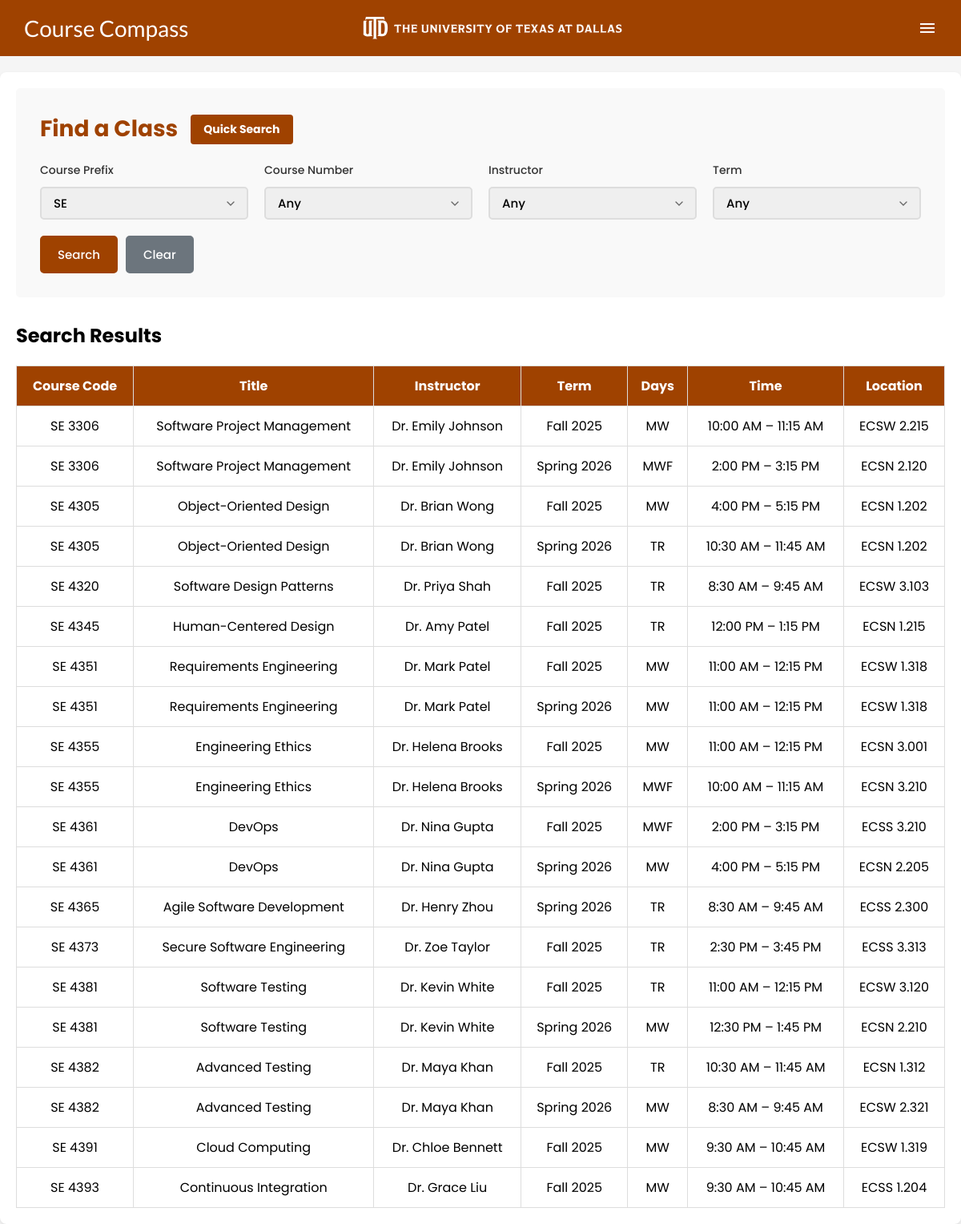
Page /advanced-search.php?course_prefix=SE on the committed database.
### tables this page shows
CREATE TABLE `section` (
  `section_id` int NOT NULL,
  `course_id` int NOT NULL,
  `instructor_id` int NOT NULL,
  `location` varchar(255) DEFAULT 'UTD',
  `capacity` int DEFAULT NULL,
  `term` varchar(255) NOT NULL,
  `start_time` time DEFAULT NULL,
  `end_time` time DEFAULT NULL,
  `days` varchar(10) DEFAULT NULL,
  `start_date` date DEFAULT NULL,
  `end_date` date DEFAULT NULL
);

CREATE TABLE `course` (
  `course_id` int NOT NULL,
  `course_prefix` varchar(10) NOT NULL,
  `course_credits` int NOT NULL,
  `course_subject` varchar(255) NOT NULL,
  `course_number` int NOT NULL,
  `course_title` varchar(255) NOT NULL,
  `course_description` text
);

CREATE TABLE `instructor` (
  `instructor_id` int NOT NULL,
  `instructor_name` varchar(255) NOT NULL,
  `instructor_phone` bigint DEFAULT NULL,
  `instructor_email` varchar(255) DEFAULT NULL,
  `instructor_office` varchar(255) DEFAULT NULL,
  `instructor_dep` varchar(255) DEFAULT NULL
);

### public/advanced-search.php (the view, shortened to what this page needs)
<?php include('db.php'); ?>
<!DOCTYPE html>
<html lang="en">
    <head>
        <link rel="stylesheet" href="assets/css/styles.css">
    </head>
    <body>
    <?php include 'navbar.php'; ?>
        <?php
            $prefixes = $conn->query("SELECT DISTINCT course_prefix FROM course ORDER BY course_prefix")->fetch_all(MYSQLI_ASSOC);
        ?>
        <div class="container">
            <div class="search-section">
                <div class="search-title">
                    <h2>Find a Class</h2>
                    <a href="index.php" class="adv-search-btn">Quick Search</a>
                </div>
                <form method="GET" action="advanced-search.php" id="search-form">
                    <div class="search-grid">
                        <div class="search-field">
                            <label for="course_prefix">Course Prefix</label>
                            <select name="course_prefix" id="course_prefix">
                                <?php foreach ($prefixes as $prefix): ?>
                                    <option value="<?= htmlspecialchars($prefix['course_prefix']) ?>"
                                        <?= ($_GET['course_prefix'] ?? '') === $prefix['course_prefix'] ? 'selected' : '' ?>>
                                        <?= htmlspecialchars($prefix['course_prefix']) ?>
                                    </option>
                                <?php endforeach; ?>
                            </select>
                        </div>
                        <div class="search-field">
                            <label for="course_number">Course Number</label>
                            <select name="course_number" id="course_number">
                                <option value="">Any</option>
                            </select>
                        </div>
                        <div class="search-field">
                            <label for="instructor_name">Instructor</label>
                            <select name="instructor_name" id="instructor_name">
                                <option value="">Any</option>
                            </select>
                        </div>
                        <div class="search-field">
                            <label for="term">Term</label>
                            <select name="term" id="term">
                                <option value="">Any</option>
                            </select>
                        </div>
                    </div>
                    <div class="search-buttons">
                        <button type="submit">Search</button>
                        <button type="button" class="clear-btn" onclick="clearForm()">Clear</button>
                    </div>
                </form>
            </div>
            <?php
            if ($_GET) {
                echo '<h2>Search Results</h2>';
                $where = [];
                $params = [];
                $types = '';
                if (!empty($_GET['course_prefix'])) {
                    $where[] = 'c.course_prefix = ?';
                    $params[] = $_GET['course_prefix'];
                    $types .= 's';
                }
                $sql = "SELECT DISTINCT
                        s.section_id,
                        c.course_prefix,
                        c.course_number,
                        CONCAT(c.course_prefix, ' ', c.course_number) AS course_code,
                        c.course_title,
                        i.instructor_name,
                        s.term,
                        s.days,
                        s.start_time,
                        s.end_time,
                        s.location
                    FROM section s
                    LEFT JOIN course c ON s.course_id = c.course_id
                    LEFT JOIN instructor i ON s.instructor_id = i.instructor_id";
                if ($where) {
                    $sql .= ' WHERE ' . implode(' AND ', $where);
                }
                $sql .= ' ORDER BY c.course_prefix, c.course_number, s.term, s.start_time';
                $stmt = $conn->prepare($sql);
                if ($stmt) {
                    if (!empty($params)) {
                        $stmt->bind_param($types, ...$params);
                    }
                    $stmt->execute();
                    $result = $stmt->get_result();
                    if ($result->num_rows > 0) {
                        echo '<table>';
                        echo '<thead>';
                        echo '<tr>';
                        echo '<th>Course Code</th>';
                        echo '<th>Title</th>';
                        echo '<th>Instructor</th>';
                        echo '<th>Term</th>';
                        echo '<th>Days</th>';
                        echo '<th>Time</th>';
                        echo '<th>Location</th>';
                        echo '</tr>';
                        echo '</thead>';
                        echo '<tbody>';
                        while ($row = $result->fetch_assoc()) {
                            $start = date("g:i A", strtotime($row["start_time"]));
                            $end = date("g:i A", strtotime($row["end_time"]));
                            $time = "$start – $end";
                            $courseId = htmlspecialchars($row['section_id']);
                            echo "<tr class='clickable-row' data-course-id='$courseId' onclick='toggleCourseDetails($courseId)'>";
                            echo '<td>' . htmlspecialchars($row['course_code']) . '</td>';
                            echo '<td>' . htmlspecialchars($row['course_title']) . '</td>';
                            echo '<td>' . htmlspecialchars($row['instructor_name'] ?? 'TBD') . '</td>';
                            echo '<td>' . htmlspecialchars($row['term'] ?? 'TBD') . '</td>';
                            echo '<td>' . htmlspecialchars($row['days'] ?? '-') . '</td>';
                            echo '<td>' . $time . '</td>';
                            echo '<td>' . htmlspecialchars($row['location']) . '</td>';
                            echo '</tr>';
                        }
                        echo '</tbody>';
                        echo '</table>';
                    } else {
                        echo '<div class="no-results">No courses found matching your search criteria.</div>';
                    }
                } else {
                    echo '<div class="no-results"> Error preparing search query: ' . htmlspecialchars($conn->error) . '</div>';
                }
            }
            ?>
        </div>
    </body>
</html>

### public/assets/css/styles.css (style rules this page uses)
:root { --primary-color: #9F4200; --primary-hover: #753100; }
* { margin: 0; padding: 0; box-sizing: border-box; }
body { font-family: 'Poppins', sans-serif; background-color: #f5f5f5; overflow-x: hidden; }
html { scrollbar-width: none; }
.container { max-width: 1200px; margin: 0 auto; background-color: white; padding: 20px; border-radius: 8px; box-shadow: 0 2px 4px rgba(0, 0, 0, 0.1); }
.search-section { background-color: #f9f9f9; padding: 30px; border-radius: 5px; margin-bottom: 30px; }
.search-title { display: flex; align-items: center; gap: 16px; margin-bottom: 20px; }
.search-title h2 { color: var(--primary-color); font-size: 28px; font-weight: 700; margin: 0; }
.adv-search-btn { background-color: var(--primary-color); color: white; text-decoration: none; padding: 8px 16px; font-size: 14px; border-radius: 4px; font-weight: bold; transition: background-color 0.2s; }
.search-grid { display: grid; grid-template-columns: repeat(4, 1fr); gap: 20px; margin-bottom: 20px; }
.search-field { display: flex; flex-direction: column; gap: 5px; }
.search-field label { font-weight: 500; font-size: 14px; color: #333; margin-bottom: 5px; min-width: auto; }
.search-buttons { display: flex; gap: 10px; justify-content: flex-start; }
label { font-weight: bold; min-width: 120px; }
input, textarea, select { font-family: 'Poppins', sans-serif; outline: none; padding: 10px 15px; border: 2px solid #ddd; border-radius: 5px; font-size: 15px; font-weight: 500; transition: border-color 0.3s; }
select { padding: 10px 35px 10px 15px; appearance: none; -webkit-appearance: none; -moz-appearance: none; background-repeat: no-repeat; background-position: right 12px center; background-size: 16px; }
button { background-color: var(--primary-color); color: white; padding: 10px 20px; border: 2px solid var(--primary-color); border-radius: 5px; cursor: pointer; font-size: 15px; font-weight: 500; font-family: 'Poppins', sans-serif; transition: all 0.3s; }
.clear-btn { background-color: #6c757d; border-color: #6c757d; }
table { width: 100%; border-collapse: collapse; margin-top: 20px; }
th, td { border: 1px solid #ddd; padding: 12px; text-align: center; }
th { background-color: var(--primary-color); color: white; font-weight: bold; }
.clickable-row { cursor: pointer; transition: background-color 0.2s ease; }

### rows in the picture
section: course_code "SE 3306", course.course_title "Software Project Management", instructor.instructor_name "Dr. Emily Johnson", term "Fall 2025", days "MW", time "10:00 AM – 11:15 AM", location "ECSW 2.215"
section: course_code "SE 3306", course.course_title "Software Project Management", instructor.instructor_name "Dr. Emily Johnson", term "Spring 2026", days "MWF", time "2:00 PM – 3:15 PM", location "ECSN 2.120"
section: course_code "SE 4305", course.course_title "Object-Oriented Design", instructor.instructor_name "Dr. Brian Wong", term "Fall 2025", days "MW", time "4:00 PM – 5:15 PM", location "ECSN 1.202"
section: course_code "SE 4305", course.course_title "Object-Oriented Design", instructor.instructor_name "Dr. Brian Wong", term "Spring 2026", days "TR", time "10:30 AM – 11:45 AM", location "ECSN 1.202"
section: course_code "SE 4320", course.course_title "Software Design Patterns", instructor.instructor_name "Dr. Priya Shah", term "Fall 2025", days "TR", time "8:30 AM – 9:45 AM", location "ECSW 3.103"
section: course_code "SE 4345", course.course_title "Human-Centered Design", instructor.instructor_name "Dr. Amy Patel", term "Fall 2025", days "TR", time "12:00 PM – 1:15 PM", location "ECSN 1.215"
section: course_code "SE 4351", course.course_title "Requirements Engineering", instructor.instructor_name "Dr. Mark Patel", term "Fall 2025", days "MW", time "11:00 AM – 12:15 PM", location "ECSW 1.318"
section: course_code "SE 4351", course.course_title "Requirements Engineering", instructor.instructor_name "Dr. Mark Patel", term "Spring 2026", days "MW", time "11:00 AM – 12:15 PM", location "ECSW 1.318"
section: course_code "SE 4355", course.course_title "Engineering Ethics", instructor.instructor_name "Dr. Helena Brooks", term "Fall 2025", days "MW", time "11:00 AM – 12:15 PM", location "ECSN 3.001"
section: course_code "SE 4355", course.course_title "Engineering Ethics", instructor.instructor_name "Dr. Helena Brooks", term "Spring 2026", days "MWF", time "10:00 AM – 11:15 AM", location "ECSN 3.210"
section: course_code "SE 4361", course.course_title "DevOps", instructor.instructor_name "Dr. Nina Gupta", term "Fall 2025", days "MWF", time "2:00 PM – 3:15 PM", location "ECSS 3.210"
section: course_code "SE 4361", course.course_title "DevOps", instructor.instructor_name "Dr. Nina Gupta", term "Spring 2026", days "MW", time "4:00 PM – 5:15 PM", location "ECSN 2.205"
section: course_code "SE 4365", course.course_title "Agile Software Development", instructor.instructor_name "Dr. Henry Zhou", term "Spring 2026", days "TR", time "8:30 AM – 9:45 AM", location "ECSS 2.300"
section: course_code "SE 4373", course.course_title "Secure Software Engineering", instructor.instructor_name "Dr. Zoe Taylor", term "Fall 2025", days "TR", time "2:30 PM – 3:45 PM", location "ECSS 3.313"
section: course_code "SE 4381", course.course_title "Software Testing", instructor.instructor_name "Dr. Kevin White", term "Fall 2025", days "TR", time "11:00 AM – 12:15 PM", location "ECSW 3.120"
section: course_code "SE 4381", course.course_title "Software Testing", instructor.instructor_name "Dr. Kevin White", term "Spring 2026", days "MW", time "12:30 PM – 1:45 PM", location "ECSN 2.210"
section: course_code "SE 4382", course.course_title "Advanced Testing", instructor.instructor_name "Dr. Maya Khan", term "Fall 2025", days "TR", time "10:30 AM – 11:45 AM", location "ECSN 1.312"
section: course_code "SE 4382", course.course_title "Advanced Testing", instructor.instructor_name "Dr. Maya Khan", term "Spring 2026", days "MW", time "8:30 AM – 9:45 AM", location "ECSW 2.321"
section: course_code "SE 4391", course.course_title "Cloud Computing", instructor.instructor_name "Dr. Chloe Bennett", term "Fall 2025", days "MW", time "9:30 AM – 10:45 AM", location "ECSW 1.319"
section: course_code "SE 4393", course.course_title "Continuous Integration", instructor.instructor_name "Dr. Grace Liu", term "Fall 2025", days "MW", time "9:30 AM – 10:45 AM", location "ECSS 1.204"

### other values in the picture
form field course_prefix "SE"
